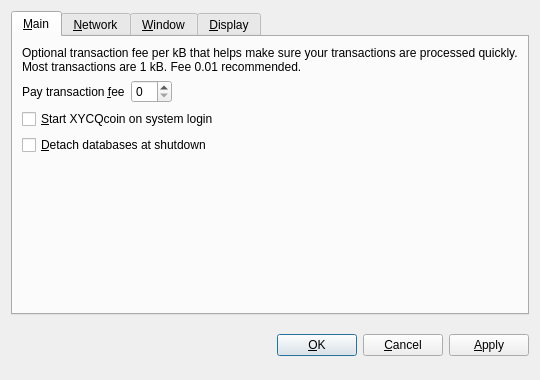
<?xml version="1.0" encoding="UTF-8"?>
<ui version="4.0">
 <class>OptionsDialog</class>
 <widget class="QDialog" name="OptionsDialog">
  <property name="geometry">
   <rect>
    <x>0</x>
    <y>0</y>
    <width>540</width>
    <height>380</height>
   </rect>
  </property>
  <property name="windowTitle">
   <string>Options</string>
  </property>
  <property name="modal">
   <bool>true</bool>
  </property>
  <layout class="QVBoxLayout" name="verticalLayout">
   <item>
    <widget class="QTabWidget" name="tabWidget">
     <property name="tabPosition">
      <enum>QTabWidget::North</enum>
     </property>
     <property name="currentIndex">
      <number>0</number>
     </property>
     <widget class="QWidget" name="tabMain">
      <attribute name="title">
       <string>&amp;Main</string>
      </attribute>
      <layout class="QVBoxLayout" name="verticalLayout_Main">
       <item>
        <widget class="QLabel" name="transactionFeeInfoLabel">
         <property name="text">
          <string>Optional transaction fee per kB that helps make sure your transactions are processed quickly. Most transactions are 1 kB. Fee 0.01 recommended.</string>
         </property>
         <property name="textFormat">
          <enum>Qt::PlainText</enum>
         </property>
         <property name="wordWrap">
          <bool>true</bool>
         </property>
        </widget>
       </item>
       <item>
        <layout class="QHBoxLayout" name="horizontalLayout_Main">
         <item>
          <widget class="QLabel" name="transactionFeeLabel">
           <property name="text">
            <string>Pay transaction &amp;fee</string>
           </property>
           <property name="textFormat">
            <enum>Qt::PlainText</enum>
           </property>
           <property name="buddy">
            <cstring>transactionFee</cstring>
           </property>
          </widget>
         </item>
         <item>
          <widget class="BitcoinAmountField" name="transactionFee"/>
         </item>
         <item>
          <spacer name="horizontalSpacer_Main">
           <property name="orientation">
            <enum>Qt::Horizontal</enum>
           </property>
           <property name="sizeHint" stdset="0">
            <size>
             <width>40</width>
             <height>20</height>
            </size>
           </property>
          </spacer>
         </item>
        </layout>
       </item>
       <item>
        <widget class="QCheckBox" name="bitcoinAtStartup">
         <property name="toolTip">
          <string>Automatically start XYCQcoin after logging in to the system.</string>
         </property>
         <property name="text">
          <string>&amp;Start XYCQcoin on system login</string>
         </property>
        </widget>
       </item>
       <item>
        <widget class="QCheckBox" name="detachDatabases">
         <property name="toolTip">
          <string>Detach block and address databases at shutdown. This means they can be moved to another data directory, but it slows down shutdown. The wallet is always detached.</string>
         </property>
         <property name="text">
          <string>&amp;Detach databases at shutdown</string>
         </property>
        </widget>
       </item>
       <item>
        <spacer name="verticalSpacer_Main">
         <property name="orientation">
          <enum>Qt::Vertical</enum>
         </property>
         <property name="sizeHint" stdset="0">
          <size>
           <width>20</width>
           <height>40</height>
          </size>
         </property>
        </spacer>
       </item>
      </layout>
     </widget>
     <widget class="QWidget" name="tabNetwork">
      <attribute name="title">
       <string>&amp;Network</string>
      </attribute>
      <layout class="QVBoxLayout" name="verticalLayout_Network">
       <item>
        <widget class="QCheckBox" name="mapPortUpnp">
         <property name="toolTip">
          <string>Automatically open the XYCQcoin client port on the router. This only works when your router supports UPnP and it is enabled.</string>
         </property>
         <property name="text">
          <string>Map port using &amp;UPnP</string>
         </property>
        </widget>
       </item>
       <item>
        <widget class="QCheckBox" name="connectSocks">
         <property name="toolTip">
          <string>Connect to the XYCQcoin network through a SOCKS proxy (e.g. when connecting through Tor).</string>
         </property>
         <property name="text">
          <string>&amp;Connect through SOCKS proxy:</string>
         </property>
        </widget>
       </item>
       <item>
        <layout class="QHBoxLayout" name="horizontalLayout_Network">
         <item>
          <widget class="QLabel" name="proxyIpLabel">
           <property name="text">
            <string>Proxy &amp;IP:</string>
           </property>
           <property name="textFormat">
            <enum>Qt::PlainText</enum>
           </property>
           <property name="buddy">
            <cstring>proxyIp</cstring>
           </property>
          </widget>
         </item>
         <item>
          <widget class="QValidatedLineEdit" name="proxyIp">
           <property name="maximumSize">
            <size>
             <width>140</width>
             <height>16777215</height>
            </size>
           </property>
           <property name="toolTip">
            <string>IP address of the proxy (e.g. 127.0.0.1)</string>
           </property>
          </widget>
         </item>
         <item>
          <widget class="QLabel" name="proxyPortLabel">
           <property name="text">
            <string>&amp;Port:</string>
           </property>
           <property name="textFormat">
            <enum>Qt::PlainText</enum>
           </property>
           <property name="buddy">
            <cstring>proxyPort</cstring>
           </property>
          </widget>
         </item>
         <item>
          <widget class="QLineEdit" name="proxyPort">
           <property name="maximumSize">
            <size>
             <width>55</width>
             <height>16777215</height>
            </size>
           </property>
           <property name="toolTip">
            <string>Port of the proxy (e.g. 9050)</string>
           </property>
          </widget>
         </item>
         <item>
          <widget class="QLabel" name="socksVersionLabel">
           <property name="text">
            <string>SOCKS &amp;Version:</string>
           </property>
           <property name="textFormat">
            <enum>Qt::PlainText</enum>
           </property>
           <property name="buddy">
            <cstring>socksVersion</cstring>
           </property>
          </widget>
         </item>
         <item>
          <widget class="QValueComboBox" name="socksVersion">
           <property name="toolTip">
            <string>SOCKS version of the proxy (e.g. 5)</string>
           </property>
          </widget>
         </item>
         <item>
          <spacer name="horizontalSpacer_Network">
           <property name="orientation">
            <enum>Qt::Horizontal</enum>
           </property>
           <property name="sizeHint" stdset="0">
            <size>
             <width>40</width>
             <height>20</height>
            </size>
           </property>
          </spacer>
         </item>
        </layout>
       </item>
       <item>
        <spacer name="verticalSpacer_Network">
         <property name="orientation">
          <enum>Qt::Vertical</enum>
         </property>
         <property name="sizeHint" stdset="0">
          <size>
           <width>20</width>
           <height>40</height>
          </size>
         </property>
        </spacer>
       </item>
      </layout>
     </widget>
     <widget class="QWidget" name="tabWindow">
      <attribute name="title">
       <string>&amp;Window</string>
      </attribute>
      <layout class="QVBoxLayout" name="verticalLayout_Window">
       <item>
        <widget class="QCheckBox" name="minimizeToTray">
         <property name="toolTip">
          <string>Show only a tray icon after minimizing the window.</string>
         </property>
         <property name="text">
          <string>&amp;Minimize to the tray instead of the taskbar</string>
         </property>
        </widget>
       </item>
       <item>
        <widget class="QCheckBox" name="minimizeOnClose">
         <property name="toolTip">
          <string>Minimize instead of exit the application when the window is closed. When this option is enabled, the application will be closed only after selecting Quit in the menu.</string>
         </property>
         <property name="text">
          <string>M&amp;inimize on close</string>
         </property>
        </widget>
       </item>
       <item>
        <spacer name="verticalSpacer_Window">
         <property name="orientation">
          <enum>Qt::Vertical</enum>
         </property>
         <property name="sizeHint" stdset="0">
          <size>
           <width>20</width>
           <height>40</height>
          </size>
         </property>
        </spacer>
       </item>
      </layout>
     </widget>
     <widget class="QWidget" name="tabDisplay">
      <attribute name="title">
       <string>&amp;Display</string>
      </attribute>
      <layout class="QVBoxLayout" name="verticalLayout_Display">
       <item>
        <layout class="QHBoxLayout" name="horizontalLayout_1_Display">
         <item>
          <widget class="QLabel" name="langLabel">
           <property name="text">
            <string>User Interface &amp;language:</string>
           </property>
           <property name="textFormat">
            <enum>Qt::PlainText</enum>
           </property>
           <property name="buddy">
            <cstring>lang</cstring>
           </property>
          </widget>
         </item>
         <item>
          <widget class="QValueComboBox" name="lang">
           <property name="toolTip">
            <string>The user interface language can be set here. This setting will take effect after restarting XYCQcoin.</string>
           </property>
          </widget>
         </item>
        </layout>
       </item>
       <item>
        <layout class="QHBoxLayout" name="horizontalLayout_2_Display">
         <item>
          <widget class="QLabel" name="unitLabel">
           <property name="text">
            <string>&amp;Unit to show amounts in:</string>
           </property>
           <property name="textFormat">
            <enum>Qt::PlainText</enum>
           </property>
           <property name="buddy">
            <cstring>unit</cstring>
           </property>
          </widget>
         </item>
         <item>
          <widget class="QValueComboBox" name="unit">
           <property name="toolTip">
            <string>Choose the default subdivision unit to show in the interface and when sending coins.</string>
           </property>
          </widget>
         </item>
        </layout>
       </item>
       <item>
        <widget class="QCheckBox" name="displayAddresses">
         <property name="toolTip">
          <string>Whether to show XYCQcoin addresses in the transaction list or not.</string>
         </property>
         <property name="text">
          <string>&amp;Display addresses in transaction list</string>
         </property>
        </widget>
       </item>
       <item>
        <spacer name="verticalSpacer_Display">
         <property name="orientation">
          <enum>Qt::Vertical</enum>
         </property>
         <property name="sizeHint" stdset="0">
          <size>
           <width>20</width>
           <height>40</height>
          </size>
         </property>
        </spacer>
       </item>
      </layout>
     </widget>
    </widget>
   </item>
   <item>
    <layout class="QHBoxLayout" name="horizontalLayout_Buttons">
     <item>
      <spacer name="horizontalSpacer_1">
       <property name="orientation">
        <enum>Qt::Horizontal</enum>
       </property>
       <property name="sizeHint" stdset="0">
        <size>
         <width>40</width>
         <height>48</height>
        </size>
       </property>
      </spacer>
     </item>
     <item>
      <widget class="QLabel" name="statusLabel">
       <property name="font">
        <font>
         <weight>75</weight>
         <bold>true</bold>
        </font>
       </property>
       <property name="text">
        <string/>
       </property>
       <property name="textFormat">
        <enum>Qt::PlainText</enum>
       </property>
       <property name="wordWrap">
        <bool>true</bool>
       </property>
      </widget>
     </item>
     <item>
      <spacer name="horizontalSpacer_2">
       <property name="orientation">
        <enum>Qt::Horizontal</enum>
       </property>
       <property name="sizeHint" stdset="0">
        <size>
         <width>40</width>
         <height>48</height>
        </size>
       </property>
      </spacer>
     </item>
     <item>
      <widget class="QPushButton" name="okButton">
       <property name="text">
        <string>&amp;OK</string>
       </property>
      </widget>
     </item>
     <item>
      <widget class="QPushButton" name="cancelButton">
       <property name="text">
        <string>&amp;Cancel</string>
       </property>
       <property name="autoDefault">
        <bool>false</bool>
       </property>
      </widget>
     </item>
     <item>
      <widget class="QPushButton" name="applyButton">
       <property name="text">
        <string>&amp;Apply</string>
       </property>
       <property name="autoDefault">
        <bool>false</bool>
       </property>
      </widget>
     </item>
    </layout>
   </item>
  </layout>
 </widget>
 <customwidgets>
  <customwidget>
   <class>BitcoinAmountField</class>
   <extends>QSpinBox</extends>
   <header>bitcoinamountfield.h</header>
  </customwidget>
  <customwidget>
   <class>QValueComboBox</class>
   <extends>QComboBox</extends>
   <header>qvaluecombobox.h</header>
  </customwidget>
  <customwidget>
   <class>QValidatedLineEdit</class>
   <extends>QLineEdit</extends>
   <header>qvalidatedlineedit.h</header>
  </customwidget>
 </customwidgets>
 <resources/>
 <connections/>
</ui>
